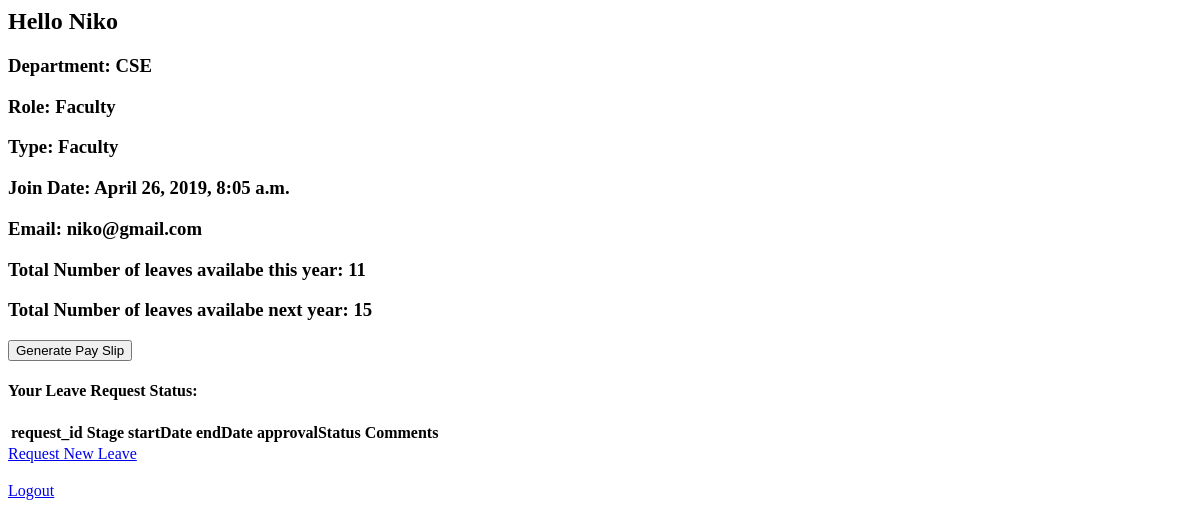
The page /employee_portal/home/ (signed in) on the database as committed earlier.
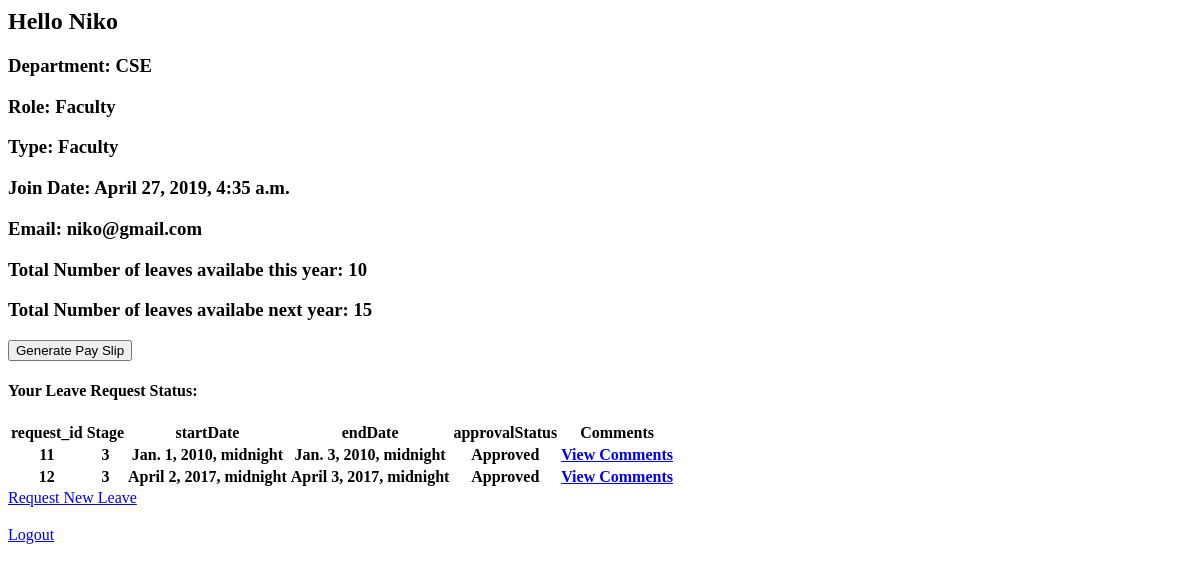
The same page on the database as committed later.
### employee_portal/models.py (models this page shows, shortened)
class employees(models.Model) :
    employee_id=models.CharField(max_length=25,primary_key=True)
    name=models.CharField(max_length=40)
    dept_id=models.ForeignKey(department,on_delete=models.CASCADE)
    role_id=models.ForeignKey(roles, on_delete=models.CASCADE)
    type=models.ForeignKey(type, on_delete=models.CASCADE)
    join_date=models.DateTimeField(auto_now=True)
    leaves_this_year=models.IntegerField()
    leaves_next_year=models.IntegerField()
    password=models.CharField(max_length=50,default="abcdefgh")
    employee_email=models.CharField(max_length=100, default="")

class department(models.Model):
    dept_id=models.IntegerField(primary_key=True)
    dept_name=models.CharField(max_length=25)
    dept_type=models.CharField(max_length=25)
    def __str__(self):
   	    return self.dept_name

class roles(models.Model):
    role_id=models.IntegerField(primary_key=True)
    role_name=models.CharField(max_length=25)
    def __str__(self):
   		return self.role_name

class type(models.Model):
    type_id=models.IntegerField(primary_key=True)
    type_name=models.CharField(max_length=25)
    def __str__(self):
   	    return self.type_name

class leave_request(models.Model):
    request_id=models.AutoField(primary_key=True)
    employee_id=models.ForeignKey(employees,on_delete=models.CASCADE)
    status_id=models.ForeignKey(leave_request_status, on_delete=models.CASCADE)
    startDate=models.DateTimeField(default="")
    endDate=models.DateTimeField(default="")
    reason=models.CharField(max_length=500)
    approvalStatus=models.CharField(max_length=500)

class leave_request_status(models.Model):
    status_id=models.IntegerField(primary_key=True)
    withAuth=models.CharField(max_length=25)
    type=models.ForeignKey(type, on_delete=models.CASCADE)
    stage=models.IntegerField(default=1)

### employee_portal/views.py (the view, shortened to what this page needs)
def home(request):
    if request.session.has_key('employee_id'):
        employee_id=request.session['employee_id']
        template = loader.get_template('emp/home.html')
        employee_obj = employees.objects.get(employee_id = employee_id)
        dept_id = employee_obj.dept_id
        role_id = employee_obj.role_id
        dept_obj = department.objects.get(dept_name = dept_id)
        role_obj = roles.objects.get(role_name = role_id)
        leave_requests = list(leave_request.objects.filter(employee_id=employee_obj))
        context = {'employee_obj':employee_obj,
            'dept_obj': dept_obj,
            'leave_requests':leave_requests,
            'role_obj':role_obj
            }
        return HttpResponse(template.render(context,request))
    else:
        return redirect('/employee_portal/')

### employee_portal/templates/emp/home.html (shortened to what this page needs)
    <h2>Hello {{ employee_obj.name }}</h2>
    <h3>Department: {{ dept_obj.dept_name}}</h3>
    <div>
    {% if role_obj.role_id is not None %}
      <h3>Role: {{role_obj.role_name}}</h3>
    {% endif %}
    <h3>Type: {{employee_obj.type}}</h3>
    <h3>Join Date: {{employee_obj.join_date}}</h3>
    <h3>Email: {{employee_obj.employee_email}}</h3>
    <h3>Total Number of leaves availabe this year: {{ employee_obj.leaves_this_year }}</h3>
    <h3>Total Number of leaves availabe next year: {{ employee_obj.leaves_next_year }}</h3>
    </div>
    <div>
        <button class="btn btn-primary" onclick="genPaySlip();"> Generate Pay Slip</button>
    </div>
    <div>
<h4>Your Leave Request Status: </h4>
<table>
<tr>
  <th>request_id</th>
  <th>Stage</th>
  <th>startDate</th>
  <th>endDate</th>
  <th>approvalStatus</th>
  <th>Comments</th>
</tr>
{% for r in leave_requests %}
<tr>
  <th> {{ r.request_id }}</th>
  <th> {{ r.status_id.stage }}</th>
  <th> {{ r.startDate }}</th>
  <th> {{ r.endDate }}</th>
  <th> {{ r.approvalStatus}}</th>
  <th><a class="btn btn-primary" href=/employee_portal/view_comments?request_id={{ r.request_id|urlencode }}> View Comments</a></th>
</tr>
{% endfor %}
</table>
    <a class="btn btn-primary" href="{% url 'employee_portal:leave_request_form'%}"> Request New Leave</a>
    </div>
    <a class="btn btn-primary" href="{% url 'employee_portal:logout' %}"> Logout</a>

Rows that differ between the two databases and show on the page:
changed employees "Niko": join_date "April 26, 2019, 8:05 a.m." → "April 27, 2019, 4:35 a.m."; leaves_this_year "11" → "10"
added leave_request: request_id "11", status_id.stage "3", startDate "Jan. 1, 2010, midnight", endDate "Jan. 3, 2010, midnight", approvalStatus "Approved"
added leave_request: request_id "12", status_id.stage "3", startDate "April 2, 2017, midnight", endDate "April 3, 2017, midnight", approvalStatus "Approved"
